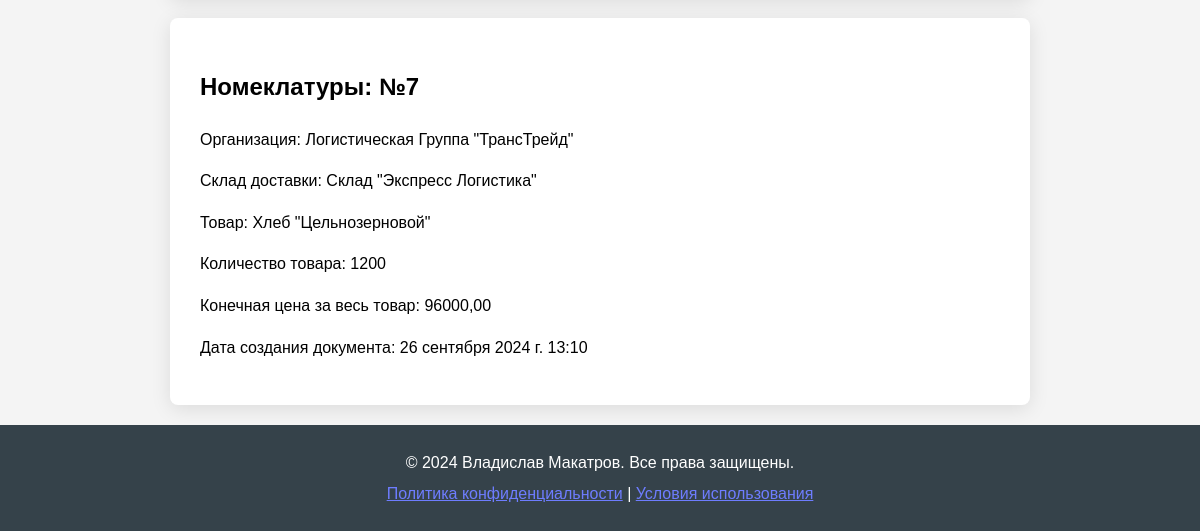
The page /information/ (lower part) on the database as committed earlier.
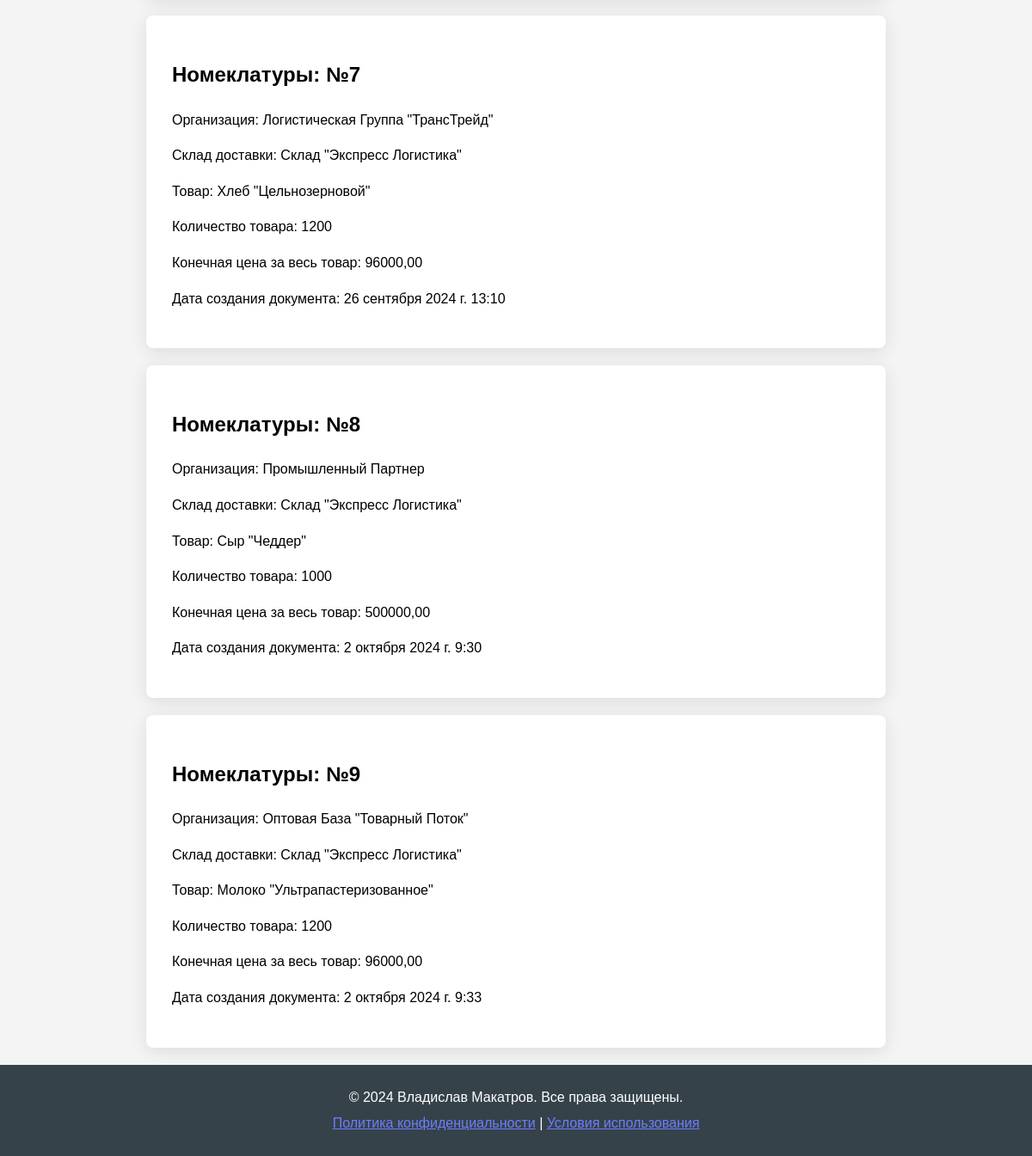
The same page on the database as committed later.
### storage/models.py (models this page shows, shortened)
class Supply(models.Model):
    Nomenclature = models.CharField(max_length=300)
    Organization = models.ForeignKey(Organization, on_delete=models.CASCADE)
    Warehouse = models.ForeignKey(Warehouse, on_delete=models.CASCADE)
    Product = models.ForeignKey(Product, on_delete=models.CASCADE)
    QuantitiProduct = models.PositiveIntegerField()
    Total_price = models.DecimalField(max_digits=10, decimal_places=2, editable=False, default=0)
    created_at = models.DateTimeField(auto_now_add=True)

class Organization(models.Model):
    name = models.CharField(max_length=100)
    type_organization = models.ForeignKey(TypeOrganization, on_delete=models.CASCADE)
    def __str__(self):
        return self.name

class Warehouse(models.Model):
    name = models.CharField(max_length=100)
    address = models.CharField(max_length=100)
    warehouse_volume = models.FloatField()
    def __str__(self):
        return self.name

class Product(models.Model):
    name = models.CharField(max_length=100)
    price = models.DecimalField(max_digits=10, decimal_places=2)
    def __str__(self):
        return self.name

### storage/views.py (the view)
# urls.py: path('information/', views.information, name='information'),
def information(request):
    products = Product.objects.all()
    warehouses = Warehouse.objects.all()
    type_organizations = TypeOrganization.objects.all()
    organizations = Organization.objects.all()
    supplies = Supply.objects.all()
    context = {
        'tovar': products,
        'sklad': warehouses,
        'TypeOrg': type_organizations,
        'organization': organizations,
        'postavka': supplies
    }
    return render(request, 'information.html', context)

### storage/templates/information.html (shortened to what this page needs)
{% extends "base.html" %}
{% block content %}
<section>
        {% for supply in postavka %}
            <div class="content-section">
                <h1>Номеклатуры: №{{ supply.Nomenclature }}</h1>
                <p>Организация: {{ supply.Organization }}</p>
                <p>Склад доставки: {{ supply.Warehouse }}</p>
                <p>Товар: {{ supply.Product }}</p>
                <p>Количество товара: {{ supply.QuantitiProduct }}</p>
                <p>Конечная цена за весь товар: {{ supply.Total_price }}</p>
                <p>Дата создания документа: {{ supply.created_at }}</p>
            </div>
        {% endfor %}
</section>
{% endblock %}

### storage/templates/base.html (shortened to what this page needs)
{% load static %}
<!DOCTYPE html>
<html lang="ru">
<head>
    <link rel="stylesheet" href="{% static 'css/main.css' %}">
    <link rel="stylesheet" href="{% static 'css/forms.css' %}">
</head>
<body>
    <main>
        {% block content %}
        {% endblock %}
    </main>
    <footer>
        <div class="container">
            <p>&copy; 2024 Владислав Макатров. Все права защищены.</p>
            <p><a href="/privacy">Политика конфиденциальности</a> |
               <a href="/terms">Условия использования</a></p>
        </div>
    </footer>
</body>
</html>

### storage/static/css/main.css (style rules this page uses)
body { font-family: 'Arial', sans-serif; line-height: 1.6; margin: 0; padding: 0; background-color: #f4f4f4; }
.container { width: 90%; max-width: 1200px; margin: 0 auto; }
footer { text-align: center; padding: 20px 0; background-color: #35424a; color: #ffffff; }
footer p { margin: 5px 0; }
footer a { color: #6e7dff; }
.content-section p { line-height: 1.6; margin-bottom: 15px; }
.content-section { background-color: #ffffff; padding: 30px; border-radius: 8px; box-shadow: 0 4px 20px rgba(0, 0, 0, 0.1); margin: 20px auto; max-width: 800px; }

Rows that differ between the two databases and show on the page:
added Supply: Nomenclature "8", Organization "Промышленный Партнер", Warehouse "Склад \"Экспресс Логистика\"", Product "Сыр \"Чеддер\"", QuantitiProduct "1000", Total_price "500000,00", created_at "2 октября 2024 г. 9:30"
added Supply: Nomenclature "9", Organization "Оптовая База \"Товарный Поток\"", Warehouse "Склад \"Экспресс Логистика\"", Product "Молоко \"Ультрапастеризованное\"", QuantitiProduct "1200", Total_price "96000,00", created_at "2 октября 2024 г. 9:33"
